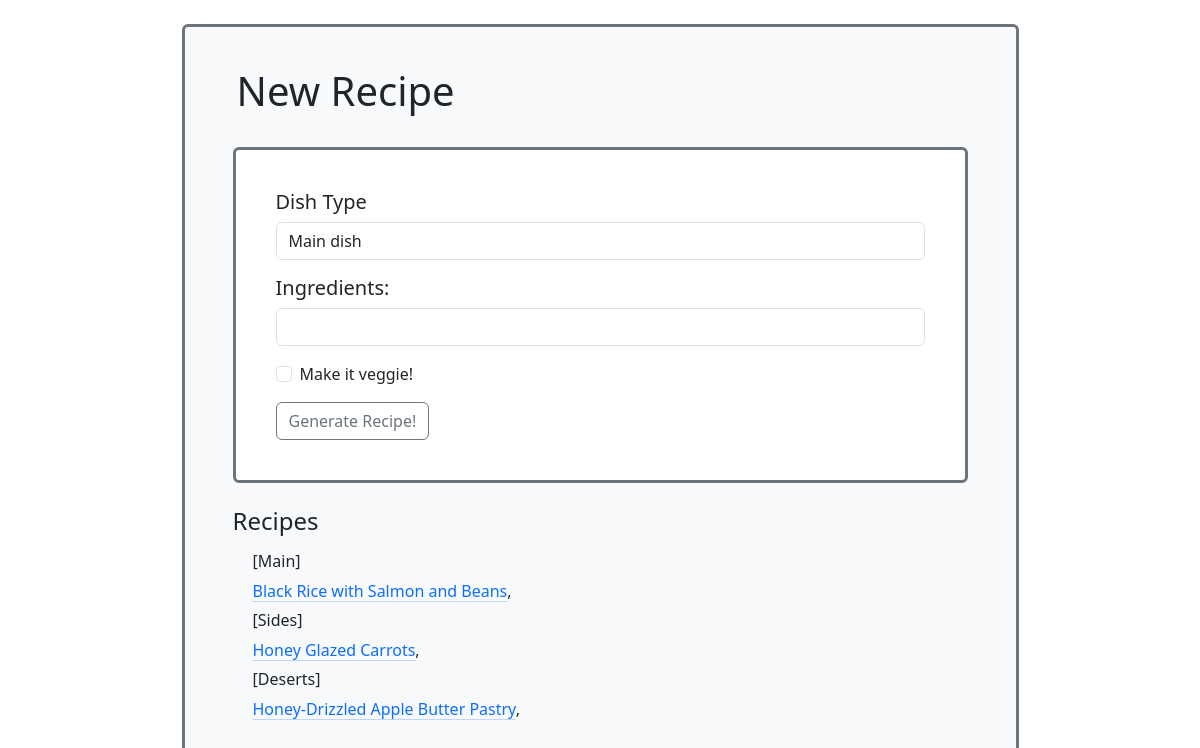
The page / on the database its author committed.
### app/models.py (models this page shows, shortened)
class Recipe(db.Model):
    id = db.Column(db.Integer, primary_key=True)
    title = db.Column(db.String(64), index=True)
    image_id = db.Column(db.String(64))
    vegetarian = db.Column(db.Boolean())
    dish_type = db.Column(db.String(64))
    timestamp = db.Column(db.DateTime, index=True, default=datetime.utcnow)
    ingredients = db.relationship('Ingredients', backref='recipe', lazy='dynamic')
    instructions = db.relationship('Instructions', backref='recipe', lazy='dynamic')

### app/routes.py (the view, shortened to what this page needs)
@app.route('/',methods=['GET', 'POST'])
def index():
    form = RecipeForm()
    recipes = Recipe.query.all()
    return render_template('submit.html', title='Recipe Bot', form=form, recipes = recipes)

### app/forms.py
class RecipeForm(FlaskForm):
    dish_type = SelectField('Dish Type', choices=[('main dish', 'Main dish'), ('side dish', 'Side dish'), ('desert', 'Desert')],validators=[DataRequired()])
    ingredients = StringField('Ingredients', validators=[DataRequired()])
    recipe_type = BooleanField('Make it veggie!')
    submit = SubmitField('Generate Recipe!')

### app/templates/submit.html (shortened to what this page needs)
{% extends "base.html" %}
{% import 'bootstrap/wtf.html' as wtf %}
{% block app_content %}
<div class="content rounded bg-light text-dark p-4 border border-3 border-secondary w-75 ">
    <div class="row m-3">
        <h1>New Recipe</h1>
    </div>
    <div class="d-flex align-items-center justify-content-center m-4">
        <div class="row rounded bg-white text-dark border border-3 border-secondary w-100">
            <div class = "col p-4">
                <form action="" method="post" novalidate>
                    <div class="form-group m-3">
                        <h5>{{ form.dish_type.label }}</h5>
                        {{ form.dish_type(class="form-control") }}
                    </div>
                    <div class="form-group m-3">
                        <h5>{{ form.ingredients.label }}:</h5>
                        {{ form.ingredients(class="form-control") }}
                    </div>
                    <div class="form-check m-3">
                        {{ form.recipe_type(class="form-check-input") }}
                        {{ form.recipe_type.label }}
                    </div>
                    <div class="m-3">
                    {{ form.submit(class="btn btn-outline-secondary") }}
                    </div>
                </form>
            </div>
        </div>
    </div>
    <div class="m-4">
        <div class="row">
            <h4>Recipes</h4>
        </div>
    <div class="row m-2">
        <div class="col">
            <h6>[Main]</h6>
            {% for recipe in recipes %}
                {% if recipe.dish_type == 'main dish' %}
                    <a href="{{ url_for('recipe', id=recipe.id) }}" class="link-primary link-offset-2 link-underline-opacity-25 link-underline-opacity-100-hover">{{recipe.title}}</a>,
                {% endif %}
            {% endfor %}
        </div>
    </div>
    <div class="row m-2">
        <div class="col">
            <h6>[Sides]</h6>
            {% for recipe in recipes %}
                {% if recipe.dish_type == 'side dish' %}
                    <a href="{{ url_for('recipe', id=recipe.id) }}" class="link-primary link-offset-2 link-underline-opacity-25 link-underline-opacity-100-hover">{{recipe.title}}</a>,
                {% endif %}
            {% endfor %}
        </div>
    </div>
    <div class="row m-2">
        <div class="col">
            <h6>[Deserts]</h6>
            {% for recipe in recipes %}
                {% if recipe.dish_type == 'desert' %}
                    <a href="{{ url_for('recipe', id=recipe.id) }}" class="link-primary link-offset-2 link-underline-opacity-25 link-underline-opacity-100-hover">{{recipe.title}}</a>,
                {% endif %}
            {% endfor %}
        </div>
    </div>
    </div>
</div>
{% endblock %}

### rows shown on the page
Recipe: title "Black Rice with Salmon and Beans"
Recipe: title "Honey Glazed Carrots"
Recipe: title "Honey-Drizzled Apple Butter Pastry"
